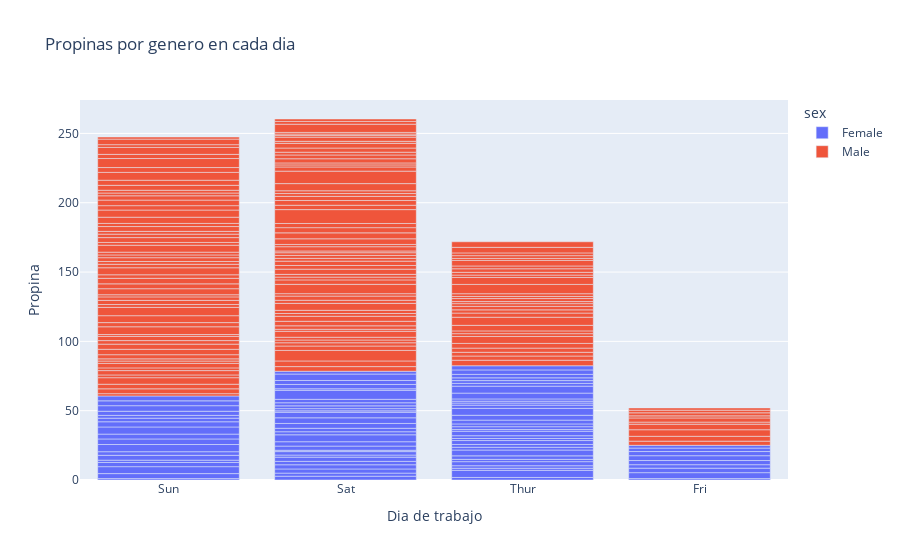

The notebook cell saved with this chart:
### Code cell
df_tips= px.data.tips()
px.bar(df_tips, x='day',y='tip',color='sex',
       title='Propinas por genero en cada dia',
       labels={'tip':'Propina', 'day':'Dia de trabajo'})

### Figure 1 — Plotly figure (JSON) as saved in the notebook; plotly's stock layout.template omitted (floating-point values rounded to 4 significant figures; data arrays with more than 128 entries replaced by an {"elided": "..."} marker saying what was removed)
{"data": [{"alignmentgroup": "True", "hovertemplate": "sex=Female<br>Dia de trabajo=%{x}<br>Propina=%{y}<extra></extra>", "legendgroup": "Female", "marker": {"color": "#636efa", "pattern": {"shape": ""}}, "name": "Female", "offsetgroup": "Female", "orientation": "v", "showlegend": true, "textposition": "auto", "type": "bar", "x": ["Sun", "Sun", "Sun", "Sun", "Sun", "Sun", "Sat", "Sat", "Sat", "Sat", "Sat", "Sat", "Sun", "Sun", "Sat", "Sat", "Sat", "Sat", "Sat", "Sat", "Sat", "Thur", "Thur", "Fri", "Fri", "Fri", "Fri", "Fri", "Sat", "Sat", "Sat", "Sat", "Sat", "Sun", "Sun", "Thur", "Thur", "Thur", "Thur", "Thur", "Thur", "Thur", "Thur", "Thur", "Thur", "Thur", "Thur", "Thur", "Thur", "Thur", "Thur", "Thur", "Thur", "Thur", "Thur", "Thur", "Thur", "Sun", "Sun", "Sun", "Sun", "Sun", "Sat", "Sat", "Sun", "Sun", "Sun", "Thur", "Thur", "Thur", "Thur", "Thur", "Thur", "Thur", "Sat", "Sat", "Sat", "Sat", "Sat", "Fri", "Fri", "Fri", "Fri", "Sat", "Sat", "Sat", "Thur"], "xaxis": "x", "y": [1.01, 3.61, 5, 3.02, 1.67, 3.5, 2.75, 2.23, 3, 3, 2.45, 3.07, 2.6, 5.2, 1.5, 2.47, 1, 3, 3.14, 5, 2.2, 1.83, 5.17, 1, 4.3, 3.25, 2.5, 3, 2.5, 3.48, 4.08, 4, 1, 4, 3.5, 1.5, 1.8, 2.92, 1.68, 2.52, 4.2, 2, 2, 2.83, 1.5, 2, 3.25, 1.25, 2, 2, 2.75, 3.5, 5, 2.3, 1.5, 1.36, 1.63, 5.14, 3.75, 2.61, 2, 3, 1.61, 2, 4, 3.5, 3.5, 4.19, 5, 2, 2.01, 2, 2.5, 3.23, 2.23, 2.5, 6.5, 1.1, 3.09, 3.48, 3, 2.5, 2, 2.88, 4.67, 2, 3], "yaxis": "y"}, {"alignmentgroup": "True", "hovertemplate": "sex=Male<br>Dia de trabajo=%{x}<br>Propina=%{y}<extra></extra>", "legendgroup": "Male", "marker": {"color": "#EF553B", "pattern": {"shape": ""}}, "name": "Male", "offsetgroup": "Male", "orientation": "v", "showlegend": true, "textposition": "auto", "type": "bar", "x": {"elided": "157 str values"}, "xaxis": "x", "y": {"elided": "157 float values"}, "yaxis": "y"}], "layout": {"barmode": "relative", "legend": {"title": {"text": "sex"}, "tracegroupgap": 0}, "title": {"text": "Propinas por genero en cada dia"}, "xaxis": {"anchor": "y", "domain": [0, 1], "title": {"text": "Dia de trabajo"}}, "yaxis": {"anchor": "x", "domain": [0, 1], "title": {"text": "Propina"}}}}
